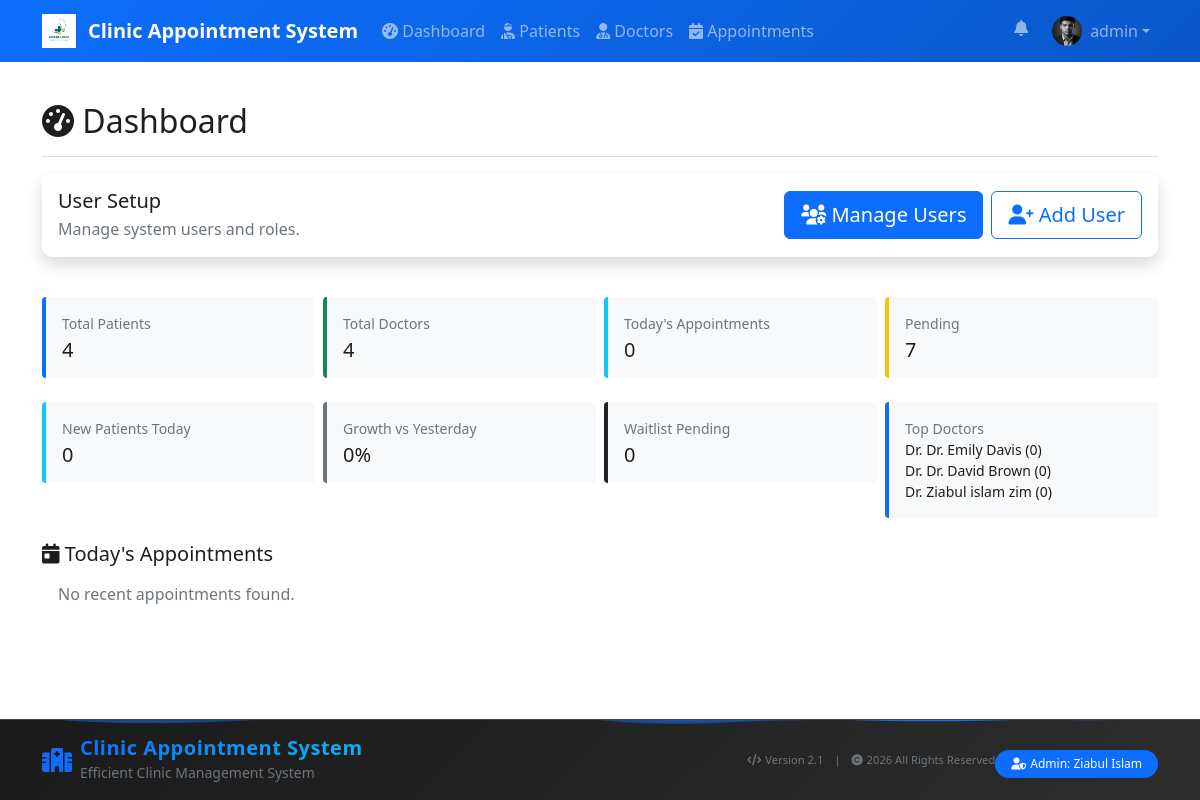
/pages/dashboard.php (signed in), run on the app's committed database.
### tables this page shows
CREATE TABLE `users` (
  `user_id` int(11) NOT NULL,
  `username` varchar(50) NOT NULL,
  `password` varchar(255) NOT NULL,
  `email` varchar(100) DEFAULT NULL,
  `first_name` varchar(50) DEFAULT NULL,
  `last_name` varchar(50) DEFAULT NULL,
  `profile_picture` varchar(255) DEFAULT NULL,
  `role` enum('admin','receptionist','doctor','patient') DEFAULT 'receptionist',
  `doctor_id` int(11) DEFAULT NULL,
  `created_at` timestamp NOT NULL DEFAULT current_timestamp()
);

CREATE TABLE `doctors` (
  `doctor_id` int(11) NOT NULL,
  `first_name` varchar(50) NOT NULL,
  `last_name` varchar(50) NOT NULL,
  `specialization` varchar(100) DEFAULT NULL,
  `email` varchar(100) DEFAULT NULL,
  `phone` varchar(15) DEFAULT NULL,
  `license_number` varchar(50) DEFAULT NULL,
  `available_days` set('Monday','Tuesday','Wednesday','Thursday','Friday','Saturday','Sunday') DEFAULT NULL,
  `consultation_fee` decimal(8,2) DEFAULT NULL,
  `available_time_start` time DEFAULT NULL,
  `available_time_end` time DEFAULT NULL,
  `profile_picture` varchar(255) DEFAULT NULL,
  `created_at` timestamp NOT NULL DEFAULT current_timestamp()
);

### config/config.php (called while the page is built, shortened)
<?php
if (file_exists(__DIR__ . '/../includes/functions.php')) {
    require_once __DIR__ . '/../includes/functions.php';
}
function isLoggedIn() {
    return isset($_SESSION['user_id']);
}
?>

### includes/functions.php (called while the page is built, shortened)
<?php
function pageFadeIn() {
    return 'fade-in';
}
?>

### pages/dashboard.php (the view, shortened to what this page needs)
<?php
require_once '../includes/header.php';
try {
    $stats = [];
    $query = "SELECT COUNT(*) as total FROM patients";
    $stmt = $db->prepare($query);
    $stmt->execute();
    $stats['total_patients'] = $stmt->fetch(PDO::FETCH_ASSOC)['total'];
    $query = "SELECT COUNT(*) as total FROM doctors";
    $stmt = $db->prepare($query);
    $stmt->execute();
    $stats['total_doctors'] = $stmt->fetch(PDO::FETCH_ASSOC)['total'];
    $query = "SELECT COUNT(*) as total FROM appointments WHERE appointment_date = CURDATE()";
    $stmt = $db->prepare($query);
    $stmt->execute();
    $stats['today_appointments'] = $stmt->fetch(PDO::FETCH_ASSOC)['total'];
    $query = "SELECT COUNT(*) as total FROM appointments WHERE appointment_date = DATE_SUB(CURDATE(), INTERVAL 1 DAY)";
    $stmt = $db->prepare($query);
    $stmt->execute();
    $stats['yesterday_appointments'] = $stmt->fetch(PDO::FETCH_ASSOC)['total'];
    $query = "SELECT COUNT(*) as total FROM appointments WHERE status = 'scheduled'";
    $stmt = $db->prepare($query);
    $stmt->execute();
    $stats['pending_appointments'] = $stmt->fetch(PDO::FETCH_ASSOC)['total'];
    $query = "SELECT COUNT(*) as total FROM users";
    $stmt = $db->prepare($query);
    $stmt->execute();
    $stats['total_users'] = $stmt->fetch(PDO::FETCH_ASSOC)['total'];
    $query = "SELECT a.*, p.first_name, p.last_name, d.first_name as doctor_first, d.last_name as doctor_last
              FROM appointments a
              JOIN patients p ON a.patient_id = p.patient_id
              JOIN doctors d ON a.doctor_id = d.doctor_id
              WHERE a.appointment_date = CURDATE()
              ORDER BY a.appointment_serial ASC, a.appointment_time ASC
              LIMIT 20";
    $stmt = $db->prepare($query);
    $stmt->execute();
    $recent_appointments = $stmt->fetchAll(PDO::FETCH_ASSOC);
    try {
        $q = $db->prepare("SELECT COUNT(*) as total FROM waiting_list WHERE status = 'pending'");
        $q->execute();
        $stats['waitlist_pending'] = $q->fetch(PDO::FETCH_ASSOC)['total'];
    } catch (Exception $e) {
        $stats['waitlist_pending'] = 0;
    }
    try {
        $q = $db->prepare("SELECT COUNT(*) as total FROM patients WHERE DATE(created_at) = CURDATE()");
        $q->execute();
        $stats['new_patients_today'] = $q->fetch(PDO::FETCH_ASSOC)['total'];
    } catch (Exception $e) {
        $stats['new_patients_today'] = 0;
    }
    $query = "SELECT d.doctor_id, d.first_name, d.last_name, COUNT(a.appointment_id) as cnt FROM doctors d LEFT JOIN appointments a ON d.doctor_id = a.doctor_id AND a.appointment_date = CURDATE() GROUP BY d.doctor_id ORDER BY cnt DESC LIMIT 6";
    $stmt = $db->prepare($query);
    $stmt->execute();
    $appointments_by_doctor = $stmt->fetchAll(PDO::FETCH_ASSOC);
} catch (PDOException $e) {
    logAction("DASHBOARD_ERROR", "Database error: " . $e->getMessage());
    $error = "Failed to load dashboard data.";
}
?>
<div class="d-flex justify-content-between flex-wrap flex-md-nowrap align-items-center pt-3 pb-2 mb-3 border-bottom">
    <h1 class="h2"><i class="fas fa-tachometer-alt"></i> Dashboard</h1>
</div>
<?php if (isset($_SESSION['role']) && strtolower($_SESSION['role']) === 'admin'): ?>
<div class="row mt-3">
    <div class="col-12">
        <div class="card shadow mb-3">
            <div class="card-body d-flex align-items-center justify-content-between">
                <div>
                    <h5 class="mb-1">User Setup</h5>
                    <p class="text-muted mb-0">Manage system users and roles.</p>
                </div>
                <div class="d-flex gap-2">
                    <a href="users.php" class="btn btn-primary btn-lg animated-btn"><i class="fas fa-users-cog"></i> Manage Users</a>
                    <a href="add_user.php" class="btn btn-outline-primary btn-lg animated-btn"><i class="fas fa-user-plus"></i> Add User</a>
                </div>
            </div>
        </div>
    </div>
</div>
<?php endif; ?>
<div class="row g-2 mt-3 mb-4">
    <div class="col-md-6 col-lg-3">
        <div class="p-3 bg-light rounded border-start border-4 border-primary">
            <small class="text-muted d-block">Total Patients</small>
            <h5 class="mb-0 mt-1"><?php echo $stats['total_patients']; ?></h5>
        </div>
    </div>
    <div class="col-md-6 col-lg-3">
        <div class="p-3 bg-light rounded border-start border-4 border-success">
            <small class="text-muted d-block">Total Doctors</small>
            <h5 class="mb-0 mt-1"><?php echo $stats['total_doctors']; ?></h5>
        </div>
    </div>
    <div class="col-md-6 col-lg-3">
        <div class="p-3 bg-light rounded border-start border-4 border-info">
            <small class="text-muted d-block">Today's Appointments</small>
            <h5 class="mb-0 mt-1"><?php echo $stats['today_appointments']; ?></h5>
        </div>
    </div>
    <div class="col-md-6 col-lg-3">
        <div class="p-3 bg-light rounded border-start border-4 border-warning">
            <small class="text-muted d-block">Pending</small>
            <h5 class="mb-0 mt-1"><?php echo $stats['pending_appointments']; ?></h5>
        </div>
    </div>
</div>
<div class="row g-2 mb-4">
    <div class="col-md-6 col-lg-3">
        <div class="p-3 bg-light rounded border-start border-4 border-info">
            <small class="text-muted d-block">New Patients Today</small>
            <h5 class="mb-0 mt-1"><?php echo intval($stats['new_patients_today']); ?></h5>
        </div>
    </div>
    <div class="col-md-6 col-lg-3">
        <div class="p-3 bg-light rounded border-start border-4 border-secondary">
            <small class="text-muted d-block">Growth vs Yesterday</small>
            <h5 class="mb-0 mt-1">
                <?php
                    $today = intval($stats['today_appointments']);
                    $yesterday = intval($stats['yesterday_appointments']);
                    if ($yesterday == 0) {
                        echo $today > 0 ? '<span class="text-success">+100%</span>' : '0%';
                    } else {
                        $pct = round((($today - $yesterday) / max(1, $yesterday)) * 100, 1);
                        echo ($pct >= 0 ? '<span class="text-success">+' . $pct . '%</span>' : '<span class="text-danger">' . $pct . '%</span>');
                    }
                ?>
            </h5>
        </div>
    </div>
    <div class="col-md-6 col-lg-3">
        <div class="p-3 bg-light rounded border-start border-4 border-dark">
            <small class="text-muted d-block">Waitlist Pending</small>
            <h5 class="mb-0 mt-1"><?php echo intval($stats['waitlist_pending']); ?></h5>
        </div>
    </div>
    <div class="col-md-6 col-lg-3">
        <div class="p-3 bg-light rounded border-start border-4 border-primary">
            <small class="text-muted d-block">Top Doctors</small>
            <small class="mb-0 mt-1">
                <?php foreach (array_slice($appointments_by_doctor, 0, 3) as $d) { echo '<div>' . htmlspecialchars('Dr. ' . $d['first_name'] . ' ' . $d['last_name']) . ' (' . intval($d['cnt']) . ')</div>'; } ?>
            </small>
        </div>
    </div>
</div>
<div class="list-container mt-4">
    <div class="list-header">
        <h5 class="mb-0"><i class="fas fa-calendar-day"></i> Today's Appointments</h5>
    </div>
    <div class="list-body">
        <?php if (empty($recent_appointments)): ?>
            <div class="p-3 text-muted">No recent appointments found.</div>
        <?php endif; ?>
    </div>
</div>
<?php require_once '../includes/footer.php'; ?>

### includes/header.php (shortened to what this page needs)
<?php
require_once __DIR__ . '/../config/config.php';
?>
<!DOCTYPE html>
<html lang="en">
<head>
    <link href="https://cdn.jsdelivr.net/npm/bootstrap@5.1.3/dist/css/bootstrap.min.css" rel="stylesheet">
    <link rel="stylesheet" href="https://cdnjs.cloudflare.com/ajax/libs/font-awesome/6.0.0/css/all.min.css">
    <link href="../assets/css/style.css" rel="stylesheet">
</head>
<body class="has-fixed-navbar">
    <nav class="navbar navbar-expand-lg navbar-dark navbar-transparent">
        <div class="container">
            <a class="navbar-brand d-flex align-items-center" href="../index.php">
                <?php
                $logoRelPath = '../assets/images/logo_white.png';
                $logoAbsPath = __DIR__ . '/../assets/images/logo_white.png';
                if (file_exists($logoAbsPath)):
                ?>
                    <img src="<?php echo $logoRelPath; ?>" alt="<?php echo SITE_NAME; ?>" style="height:34px;object-fit:contain;margin-right:8px;">
                <?php else: ?>
                    <i class="fas fa-hospital-alt me-2"></i>
                <?php endif; ?>
                <span class="ms-1"><?php echo SITE_NAME; ?></span>
            </a>
            <div class="collapse navbar-collapse" id="navbarNav">
                <?php if (isLoggedIn()): ?>
                <ul class="navbar-nav me-auto">
                    <li class="nav-item">
                        <a class="nav-link" href="../pages/dashboard.php"><i class="fas fa-tachometer-alt"></i> Dashboard</a>
                    </li>
                    <?php $role = strtolower($_SESSION['role'] ?? ''); ?>
                    <?php if ($role === 'doctor'): ?>
                        <li class="nav-item">
                            <a class="nav-link" href="../pages/prescriptions.php"><i class="fas fa-file-prescription"></i> Prescriptions</a>
                        </li>
                    <?php else: ?>
                        <li class="nav-item">
                            <a class="nav-link" href="../pages/patients.php"><i class="fas fa-user-injured"></i> Patients</a>
                        </li>
                        <li class="nav-item">
                            <a class="nav-link" href="../pages/doctors.php"><i class="fas fa-user-md"></i> Doctors</a>
                        </li>
                        <li class="nav-item">
                            <a class="nav-link" href="../pages/appointments.php"><i class="fas fa-calendar-check"></i> Appointments</a>
                        </li>
                    <?php endif; ?>
                </ul>
                <?php endif; ?>
                <ul class="navbar-nav">
                    <?php if (isLoggedIn()):
                        $avatarUrl = '../assets/images/default_avatar.png';
                        if (defined('DB_OK') && DB_OK && isset($db) && $db instanceof PDO) {
                            try {
                                $uqq = $db->prepare('SELECT profile_picture, first_name, last_name FROM users WHERE user_id = :id LIMIT 1');
                                $uqq->bindParam(':id',
                                    $_SESSION['user_id']);
                                $uqq->execute();
                                $urow = $uqq->fetch(PDO::FETCH_ASSOC);
                                if (!empty($urow['profile_picture']) && file_exists(__DIR__ . '/../uploads/users/' . $urow['profile_picture'])) {
                                    $avatarUrl = '../uploads/users/' . $urow['profile_picture'];
                                }
                            } catch (Throwable $e) { $profileFullName = $_SESSION['username']; }
                        }
                    ?>
                        <li class="nav-item dropdown position-relative me-2">
                            <a class="nav-link position-relative" href="#" id="notificationBell" role="button" data-bs-toggle="dropdown" aria-expanded="false">
                                <i class="fas fa-bell"></i>
                            </a>
                        </li>
                        <li class="nav-item dropdown">
                            <a class="nav-link dropdown-toggle d-flex align-items-center" href="#" id="userMenu" role="button" data-bs-toggle="dropdown" aria-expanded="false">
                                <img src="<?php echo $avatarUrl; ?>" alt="avatar" style="width:30px;height:30px;object-fit:cover;border-radius:50%;margin-right:8px;">
                                <span class="d-none d-md-inline"><?php echo htmlspecialchars($_SESSION['username']); ?></span>
                            </a>
                        </li>
                    <?php endif; ?>
                </ul>
            </div>
        </div>
    </nav>
    <div class="container mt-4 <?php echo function_exists('pageFadeIn') ? pageFadeIn() : ''; ?>">

### assets/css/style.css (style rules this page uses)
:root { --primary-color: #0d6efd; --secondary-color: #6c757d; --success-color: #198754; --danger-color: #dc3545; --warning-color: #ffc107; --info-color: #0dcaf0; --bg: #ffffff; --panel-bg: #ffffff; --text-color: #1e1e1e; --muted-color: #6c757d; --navbar-rgba: 10,25,41; }
html, body { width: 100%; height: 100%; overflow-y: auto; pointer-events: auto; }
body { font-family: 'Segoe UI', Tahoma, Geneva, Verdana, sans-serif; background-color: var(--bg); color: var(--text-color); }
.card { border: none; border-radius: 10px; background: var(--panel-bg); box-shadow: 0 0.15rem 1.75rem 0 rgba(58, 59, 69, 0.08); transition: all 0.3s; }
.navbar-brand { font-weight: 600; }
.btn { border-radius: 6px; font-weight: 500; }
.navbar-dark { background: linear-gradient(135deg, var(--primary-color) 0%, #0a58ca 100%); }

### includes/footer.php (style rules this page uses)
.fade-in { animation: fadeIn 1.5s ease-out; }
html, body { height: 100%; }
body { display: flex; flex-direction: column; min-height: 100vh; }
.container { flex: 1; }

### data on the page
users: profile_picture (picture)
doctors: doctor_id "4", first_name+last_name "Dr. Ziabul islam zim", cnt "0"
doctors: first_name+last_name "Dr. Dr. Emily Davis", cnt "0"
doctors: first_name+last_name "Dr. Dr. David Brown", cnt "0"

### other printed values
SITE_NAME "Clinic Appointment System"
$_SESSION['username'] "admin"
$stats['today_appointments'] "0"
$stats['pending_appointments'] "7"
$stats['new_patients_today'] "0"
$stats['waitlist_pending'] "0"
